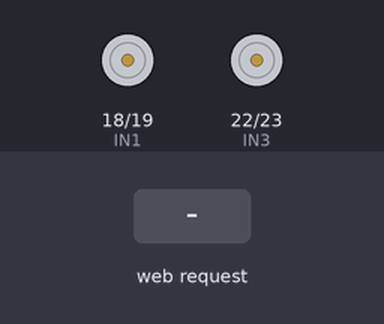
A program run on a simulated ESP32. Parts: motor-driver pin pairs drawn as motors (green arrow = first pin HIGH = forward, orange = second pin HIGH = backward, longer = more drive). The inputs (shaded band) are chosen by the test bench. WiFi joins after 1.5 s; servers stay silent unless stated; what the program prints to the serial monitor is not drawn.

Above: at 3.2 s.
3.3 s: HTTP request GET /przod received
At 4.1 s:
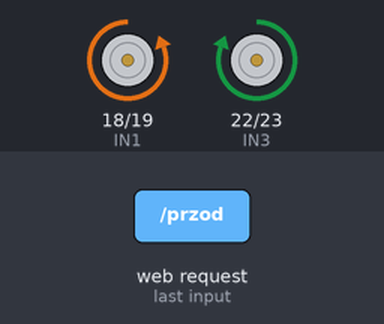
4.8 s: HTTP request GET /tyl received
At 5.1 s:
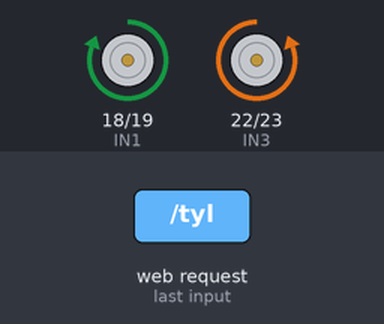
6.3 s: HTTP request GET /lewo received
At 7.4 s:
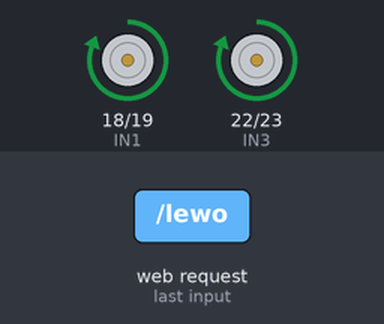
7.8 s: HTTP request GET /prawo received
At 8.5 s:
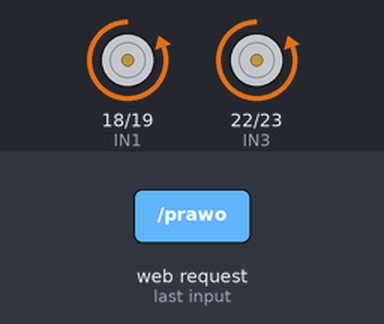
9.3 s: HTTP request GET /stop received
At 9.9 s:
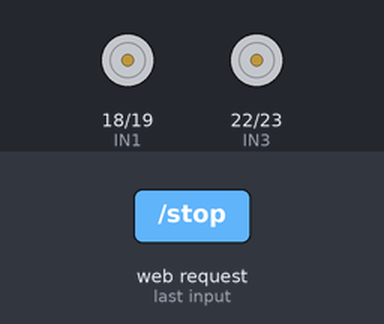
Timing chart, 0 to 11.8 s (numbered marks = the images above; inputs shaded):
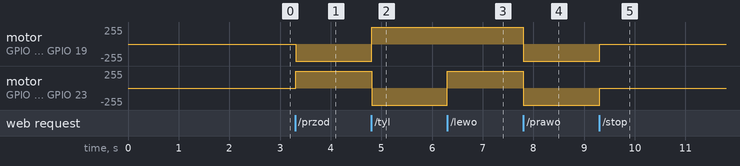

The program:

main.cpp
```cpp
#include <WiFi.h>
#include <WebServer.h>

// Ustawienia WiFi
const char* ssid = "***";
const char* password = "***";

// Definicja pinów silników
#define IN1 18  // Silnik lewy do przodu
#define IN2 19  // Silnik lewy do tyłu
#define IN3 22  // Silnik prawy do przodu
#define IN4 23  // Silnik prawy do tyłu

WebServer server(80);

// Strona WWW z przyciskami sterującymi
void handleRoot() {
    server.send(200, "text/html",
        "<!DOCTYPE html>"
        "<html><head><meta name='viewport' content='width=device-width, initial-scale=1'>"
        "<style>"
        "body { font-family: 'Segoe UI', Tahoma, Geneva, Verdana, sans-serif; background: #282c34; color: white; text-align: center; padding: 20px; margin: 0; }"
        "h1 { color: #bbbbbb; font-size: 36px; margin-bottom: 20px; }"
        "button { font-size: 24px; width: 72px; height: 72px; margin: 10px; border: none; border-radius: 25px; background: #02AC1E; color: white; cursor: pointer; box-shadow: 3px 3px 5px rgba(0,0,0,0.8); transition: transform 0.3s, background 0.3s ease; }"
        "button:hover { background: #1e8e2f; transform: scale(1.1); }"
        "button:active { background: #0C3A00; transform: scale(0.85); }"
        "svg { width: 50px; height: 50px; fill: #2854C5; }"
        "</style></head><body>"
        "<h1>OfioN ~ F1 Car</h1>"
        "<button onclick=\"sendCommand('/przod')\"><svg xmlns='http://www.w3.org/2000/svg' height='72px' viewBox='0 -960 960 960' width='72px' fill='#2854C5'><path d='M440-160v-487L216-423l-56-57 320-320 320 320-56 57-224-224v487h-80Z'/></svg></button><br>"
        "<button onclick=\"sendCommand('/lewo')\"><svg xmlns='http://www.w3.org/2000/svg' height='72px' viewBox='0 -960 960 960' width='72px' fill='##DA0049'><path d='M400-240 160-480l240-240 56 58-142 142h486v80H314l142 142-56 58Z'/></svg></button>"
        "<button onclick=\"sendCommand('/stop')\"><svg xmlns='http://www.w3.org/2000/svg' height='72px' viewBox='0 -960 960 960' width='72px' fill='#DA0049'><path d='M320-320h320v-320H320v320ZM480-80q-83 0-156-31.5T197-197q-54-54-85.5-127T80-480q0-83 31.5-156T197-763q54-54 127-85.5T480-880q83 0 156 31.5T763-763q54 54 85.5 127T880-480q0 83-31.5 156T763-197q-54 54-127 85.5T480-80Zm0-80q134 0 227-93t93-227q0-134-93-227t-227-93q-134 0-227 93t-93 227q0 134 93 227t227 93Zm0-320Z'/></svg></button>"
        "<button onclick=\"sendCommand('/prawo')\"><svg xmlns='http://www.w3.org/2000/svg' height='72px' viewBox='0 -960 960 960' width='72px' fill='#2854C5'><path d='m560-240-56-58 142-142H160v-80h486L504-662l56-58 240 240-240 240Z'/></svg></button><br>"
        "<button onclick=\"sendCommand('/tyl')\"><svg xmlns='http://www.w3.org/2000/svg' height='72px' viewBox='0 -960 960 960' width='72px' fill='#2854C5'><path d='M440-800v487L216-537l-56 57 320 320 320-320-56-57-224 224v-487h-80Z'/></svg></button>"
        "<script>"
        "function sendCommand(url) {"
        "    fetch(url)"
        "        .then(response => response.text())"
        "        .then(data => console.log(data))"
        "        .catch(error => console.error('Błąd:', error));"
        "}"
        "</script>"
        "</body></html>"
    );
}

// Funkcje sterujące kierunkiem
void forward() {  // Przód: oba silniki do przodu
    digitalWrite(IN1, LOW);
    digitalWrite(IN2, HIGH);
    digitalWrite(IN3, HIGH);
    digitalWrite(IN4, LOW);
    server.send(200, "text/plain", "Przód");
}

void back() {  // Tył: oba silniki do tyłu
    digitalWrite(IN1, HIGH);
    digitalWrite(IN2, LOW);
    digitalWrite(IN3, LOW);
    digitalWrite(IN4, HIGH);
    server.send(200, "text/plain", "Tył");
}

void left() {  // Lewo: lewy silnik do przodu, prawy silnik do tyłu (obrót w miejscu)
    digitalWrite(IN1, HIGH);
    digitalWrite(IN2, LOW);
    digitalWrite(IN3, HIGH);
    digitalWrite(IN4, LOW);
    server.send(200, "text/plain", "Lewo");
}

void right() {  // Prawo: lewy silnik do tyłu, prawy silnik do przodu (obrót w miejscu)
    digitalWrite(IN1, LOW);
    digitalWrite(IN2, HIGH);
    digitalWrite(IN3, LOW);
    digitalWrite(IN4, HIGH);
    server.send(200, "text/plain", "Prawo");
}

void stop() {  // Stop: zatrzymanie obu silników
    digitalWrite(IN1, LOW);
    digitalWrite(IN2, LOW);
    digitalWrite(IN3, LOW);
    digitalWrite(IN4, LOW);
    server.send(200, "text/plain", "Stop");
}

void setup() {
    Serial.begin(115200);

    // Konfiguracja pinów silników
    pinMode(IN1, OUTPUT);
    pinMode(IN2, OUTPUT);
    pinMode(IN3, OUTPUT);
    pinMode(IN4, OUTPUT);

    // Połączenie WiFi
    WiFi.begin(ssid, password);
    Serial.print("Łączenie z WiFi");
    int attempts = 0;
    while (WiFi.status() != WL_CONNECTED && attempts < 20) {
        delay(1000);
        Serial.print(".");
        attempts++;
    }

    if (WiFi.status() == WL_CONNECTED) {
        Serial.println("\nPołączono!");
        Serial.print("IP: ");
        Serial.println(WiFi.localIP());
    } else {
        Serial.println("\nNie udało się połączyć z WiFi!");
    }

    // Konfiguracja serwera
    server.on("/", handleRoot);
    server.on("/przod", forward);
    server.on("/tyl", back);
    server.on("/lewo", left);
    server.on("/prawo", right);
    server.on("/stop", stop);

    server.begin();
    Serial.println("Serwer HTTP uruchomiony!");

    // Na start zatrzymujemy silniki
    stop();
}

void loop() {
    server.handleClient();
    delay(10); // Zapobiega przeciążeniu ESP32
}
```

Measured:
- after the input at 3.3 s, motor on GPIO 18 (IN1) / GPIO 19 (IN2): stopped → backward 255/255 at once; motor on GPIO 22 (IN3) / GPIO 23 (IN4): stopped → forward 255/255 at once
- after the input at 4.8 s, motor on GPIO 18 (IN1) / GPIO 19 (IN2): backward 255/255 → forward 255/255 at once; motor on GPIO 22 (IN3) / GPIO 23 (IN4): forward 255/255 → backward 255/255 at once
- after the input at 6.3 s, motor on GPIO 22 (IN3) / GPIO 23 (IN4): backward 255/255 → forward 255/255 at once
- after the input at 7.8 s, motor on GPIO 18 (IN1) / GPIO 19 (IN2), motor on GPIO 22 (IN3) / GPIO 23 (IN4): forward 255/255 → backward 255/255 at once
- after the input at 9.3 s, motor on GPIO 18 (IN1) / GPIO 19 (IN2), motor on GPIO 22 (IN3) / GPIO 23 (IN4): backward 255/255 → stopped at once
